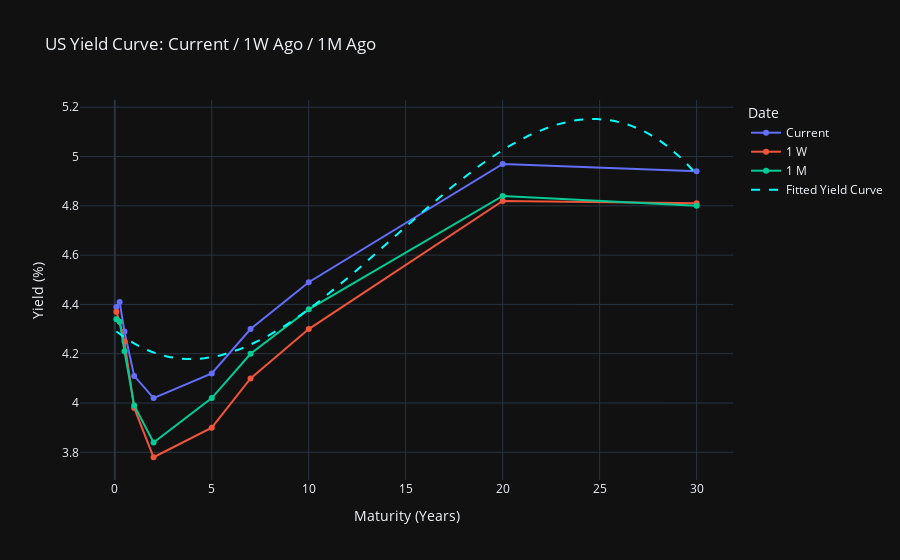

The cell this chart's notebook holds for it:
### Code cell
def get_yields(start=None):
    df = pd.DataFrame()

    yields = {
        'DGS1MO': 'US1M',
        'DGS3MO': 'US3M',
        'DGS6MO': 'US6M',
        'DGS1': 'US1Y',
        'DGS2': 'US2Y',
        'DGS5': 'US5Y',
        'DGS7': 'US7Y',
        'DGS10': 'US10Y',
        'DGS20': 'US20Y',
        'DGS30': 'US30Y'
    }

    for ticker, tenor in yields.items():
        series = fred.get_series(ticker)
        series_df = pd.DataFrame(series, columns=[tenor])
        series_df.reset_index(inplace=True)
        series_df.rename(columns={'index': 'Date'}, inplace=True)

        if df.empty:
            df = series_df
        else:
            df = pd.merge(df, series_df, on='Date', how='outer')

    df.set_index('Date', inplace=True)
    df.sort_index(ascending=False, inplace=True)

    latest_date = df.index.max()
    one_wk = latest_date - pd.Timedelta(weeks=1)
    one_mth = latest_date - pd.DateOffset(months=1)

    def get_nearest_index(target_date):
        return df.index[df.index.get_indexer([target_date], method='nearest')[0]]

    current = df.loc[latest_date]
    wk_ago = df.loc[get_nearest_index(one_wk)]
    mth_ago = df.loc[get_nearest_index(one_mth)]

    tenor_to_years = {
        "US1M": 1/12,
        "US3M": 0.25,
        "US6M": 0.5,
        "US1Y": 1,
        "US2Y": 2,
        "US5Y": 5,
        "US7Y": 7,
        "US10Y": 10,
        "US20Y": 20,
        "US30Y": 30,
    }

    yield_curve = pd.DataFrame({
        'Maturity': df.columns.tolist() * 3,
        'Yield': pd.concat([current, wk_ago, mth_ago], axis=0).values,
        'Date': ['Current'] * len(df.columns) + ['1 W'] * len(df.columns) + ['1 M'] * len(df.columns)
    })

    yield_curve['Maturity_Years'] = yield_curve['Maturity'].map(tenor_to_years)

    yiled_curve_fig = px.line(yield_curve,
                  x='Maturity_Years',
                  y='Yield',
                  color='Date',
                  markers=True,
                  template='plotly_dark',
                  title="US Yield Curve: Current / 1W Ago / 1M Ago")

    yiled_curve_fig.update_layout(xaxis_title='Maturity (Years)', yaxis_title='Yield (%)')
    
    current_curve = yield_curve[yield_curve['Date'] == 'Current'].dropna()
    x = current_curve['Maturity_Years'].values
    y = current_curve['Yield'].values

    coeffs = Polynomial.fit(x, y, deg=3).convert().coef

    x_fit = np.linspace(min(x), max(x), 100)
    y_fit = np.polyval(coeffs[::-1], x_fit)

    yiled_curve_fig.add_scatter(x=x_fit,
                                y=y_fit,
                                mode='lines',
                                name='Fitted Yield Curve',
                                line=dict(dash='dash', color='cyan'))

    yiled_curve_fig.update_layout(xaxis_title='Maturity (Years)', yaxis_title='Yield (%)')
    yiled_curve_fig.show()

    current_curve = yield_curve[yield_curve['Date'] == 'Current'].dropna()
    x = current_curve['Maturity_Years'].values
    y = current_curve['Yield'].values

    coeffs = Polynomial.fit(x, y, deg=3).convert().coef  # coeffs from lowest to highest power
    fitted_y = np.polyval(coeffs[::-1], x)  # polyval expects highest-degree first

    deviation_df = pd.DataFrame({
        'Maturity': current_curve['Maturity'].values,
        'Maturity_Years': x,
        'Actual_Yield': y,
        'Fitted_Yield': fitted_y,
        'Deviation': y - fitted_y
    }).sort_values(by='Deviation', key=np.abs, ascending=False)

    print("\nTop deviations from fitted curve:")
    print(deviation_df[['Maturity', 'Actual_Yield', 'Fitted_Yield', 'Deviation']])

    return df, deviation_df

historical_yields, current_poly_fit = get_yields()

### Figure 1 — Plotly figure (JSON) as saved in the notebook; plotly's stock layout.template omitted (floating-point values rounded to 4 significant figures)
{"data": [{"hovertemplate": "Date=Current<br>Maturity_Years=%{x}<br>Yield=%{y}<extra></extra>", "legendgroup": "Current", "line": {"color": "#636efa", "dash": "solid"}, "marker": {"symbol": "circle"}, "mode": "lines+markers", "name": "Current", "orientation": "v", "showlegend": true, "type": "scatter", "x": [0.08333, 0.25, 0.5, 1.0, 2.0, 5.0, 7.0, 10.0, 20.0, 30.0], "xaxis": "x", "y": [4.39, 4.41, 4.29, 4.11, 4.02, 4.12, 4.3, 4.49, 4.97, 4.94], "yaxis": "y"}, {"hovertemplate": "Date=1 W<br>Maturity_Years=%{x}<br>Yield=%{y}<extra></extra>", "legendgroup": "1 W", "line": {"color": "#EF553B", "dash": "solid"}, "marker": {"symbol": "circle"}, "mode": "lines+markers", "name": "1 W", "orientation": "v", "showlegend": true, "type": "scatter", "x": [0.08333, 0.25, 0.5, 1.0, 2.0, 5.0, 7.0, 10.0, 20.0, 30.0], "xaxis": "x", "y": [4.37, 4.33, 4.25, 3.98, 3.78, 3.9, 4.1, 4.3, 4.82, 4.81], "yaxis": "y"}, {"hovertemplate": "Date=1 M<br>Maturity_Years=%{x}<br>Yield=%{y}<extra></extra>", "legendgroup": "1 M", "line": {"color": "#00cc96", "dash": "solid"}, "marker": {"symbol": "circle"}, "mode": "lines+markers", "name": "1 M", "orientation": "v", "showlegend": true, "type": "scatter", "x": [0.08333, 0.25, 0.5, 1.0, 2.0, 5.0, 7.0, 10.0, 20.0, 30.0], "xaxis": "x", "y": [4.34, 4.33, 4.21, 3.99, 3.84, 4.02, 4.2, 4.38, 4.84, 4.8], "yaxis": "y"}, {"line": {"color": "cyan", "dash": "dash"}, "mode": "lines", "name": "Fitted Yield Curve", "type": "scatter", "x": [0.08333, 0.3855, 0.6877, 0.9899, 1.292, 1.594, 1.896, 2.199, 2.501, 2.803, 3.105, 3.407, 3.71, 4.012, 4.314, 4.616, 4.918, 5.221, 5.523, 5.825, 6.127, 6.429, 6.731, 7.034, 7.336, 7.638, 7.94, 8.242, 8.545, 8.847, 9.149, 9.451, 9.753, 10.06, 10.36, 10.66, 10.96, 11.26, 11.57, 11.87, 12.17, 12.47, 12.78, 13.08, 13.38, 13.68, 13.98, 14.29, 14.59, 14.89, 15.19, 15.49, 15.8, 16.1, 16.4, 16.7, 17.01, 17.31, 17.61, 17.91, 18.21, 18.52, 18.82, 19.12, 19.42, 19.73, 20.03, 20.33, 20.63, 20.93, 21.24, 21.54, 21.84, 22.14, 22.45, 22.75, 23.05, 23.35, 23.65, 23.96, 24.26, 24.56, 24.86, 25.16, 25.47, 25.77, 26.07, 26.37, 26.68, 26.98, 27.28, 27.58, 27.88, 28.19, 28.49, 28.79, 29.09, 29.4, 29.7, 30.0], "y": [4.29, 4.272, 4.256, 4.242, 4.229, 4.218, 4.208, 4.2, 4.193, 4.187, 4.183, 4.18, 4.179, 4.179, 4.18, 4.182, 4.185, 4.19, 4.195, 4.202, 4.209, 4.218, 4.227, 4.238, 4.249, 4.261, 4.274, 4.288, 4.302, 4.317, 4.333, 4.349, 4.366, 4.384, 4.402, 4.42, 4.439, 4.458, 4.478, 4.498, 4.518, 4.538, 4.559, 4.58, 4.601, 4.622, 4.643, 4.665, 4.686, 4.707, 4.728, 4.749, 4.77, 4.791, 4.811, 4.832, 4.852, 4.871, 4.891, 4.91, 4.928, 4.946, 4.963, 4.98, 4.997, 5.013, 5.028, 5.042, 5.056, 5.069, 5.081, 5.092, 5.103, 5.112, 5.121, 5.129, 5.135, 5.141, 5.146, 5.149, 5.151, 5.152, 5.152, 5.151, 5.148, 5.144, 5.139, 5.132, 5.124, 5.114, 5.103, 5.09, 5.076, 5.06, 5.042, 5.023, 5.002, 4.979, 4.954, 4.928]}], "layout": {"legend": {"title": {"text": "Date"}, "tracegroupgap": 0}, "title": {"text": "US Yield Curve: Current / 1W Ago / 1M Ago"}, "xaxis": {"anchor": "y", "domain": [0, 1], "title": {"text": "Maturity (Years)"}}, "yaxis": {"anchor": "x", "domain": [0, 1], "title": {"text": "Yield (%)"}}}}
